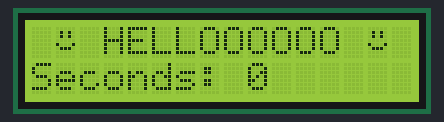
A sketch run on a simulated Arduino Uno, built with avr-gcc and run on an emulated ATmega328P. Parts: 16×2 character LCD.

Above: at 0.2 s.
At 4.2 s:
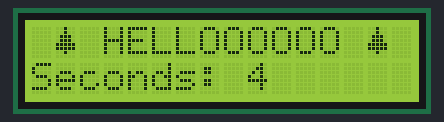
At 9.3 s:
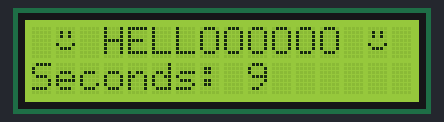
At 19.4 s:
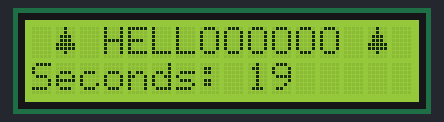
At 28.6 s:
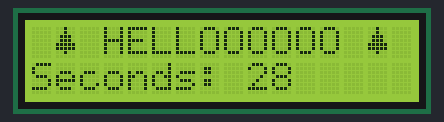
At 38.7 s:
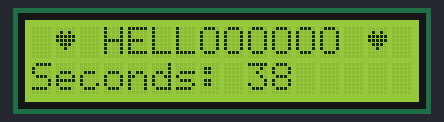

Measured:
- what the display in image 1 shows lasts 1.0 s, from 4.2 s to 5.2 s

The sketch:

BAE305_I2C_Display.ino
```cpp
/*Code modified by Carlos Jarro
The goal of this code is to provide an initial template for
display usage when connected to an I2C adapter*/
#include <LiquidCrystal_I2C.h>

LiquidCrystal_I2C lcd(0x27, 16, 2);

//Cool Icons
byte heart[8] = {
  B00000,
  B01010,
  B11111,
  B11111,
  B01110,
  B00100,
  B00000,
  B00000
};

byte smiley[8] = {
  B00000,
  B01010,
  B01010,
  B00000,
  B10001,
  B01110,
  B00000,
  B00000,
};

byte up[8] = {
  B00100,
  B00100,
  B01110,
  B01110,
  B11111,
  B11111,
  B00100
};

int counter = 0;

void setup() {
  // put your setup code here, to run once:
lcd.init();
lcd.backlight();

// Create custom characters
lcd.createChar(0, heart);
lcd.createChar(1, smiley);
lcd.createChar(2, up);
// x, y
lcd.setCursor(3,0);
lcd.print("HELLOOOOOO");
}

void loop() {
  // put your main code here, to run repeatedly:
  if (counter == 0)
  {
    lcd.setCursor(1,0);
    lcd.write(1);
    lcd.setCursor(14,0);
    lcd.write(1);
    counter = 1;
  }
  else if (counter == 1)
  {
    lcd.setCursor(1,0);
    lcd.write(2);
    lcd.setCursor(14,0);
    lcd.write(2);
    counter = 2;
  }
  else if (counter == 2)
  {
    lcd.setCursor(1,0);
    lcd.write(0);
    lcd.setCursor(14,0);
    lcd.write(0);
    counter = 0;
  }

lcd.setCursor(0,1);
lcd.print("Seconds: ");
lcd.print(millis() / 1000);
delay(1000);
}
```
